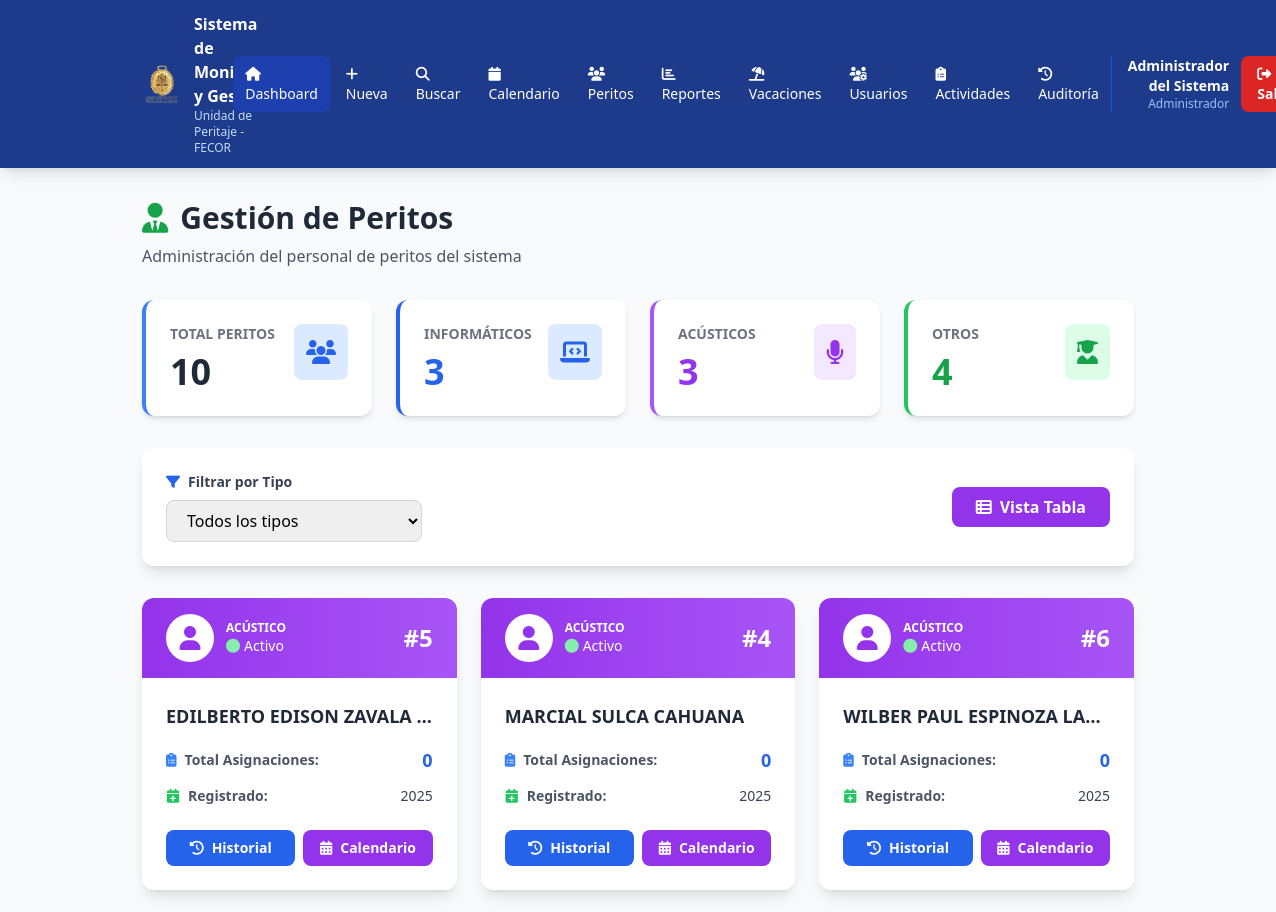
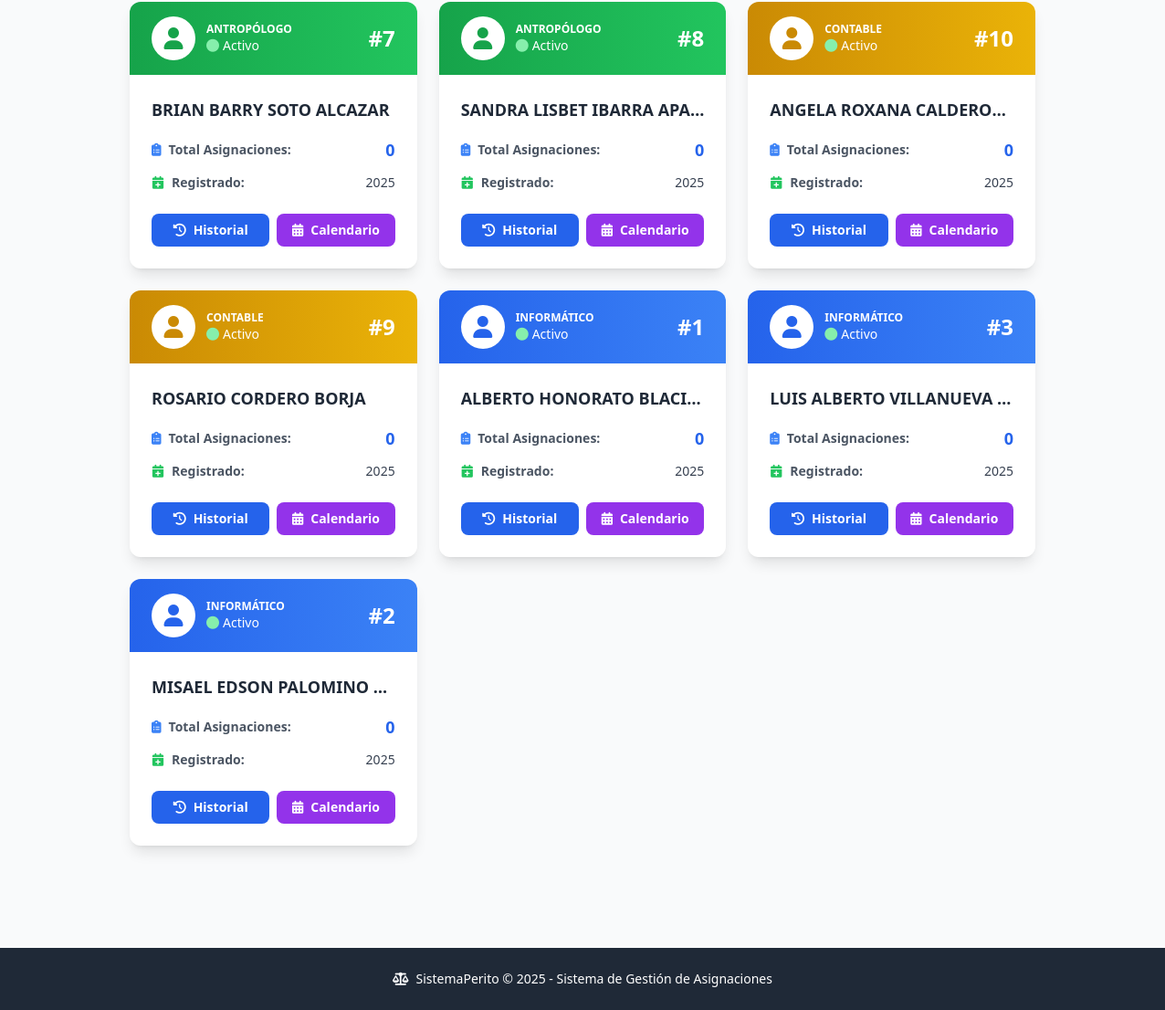
/peritos (signed in), run on the app's committed database (2 pictures, top to bottom).
### tables this page shows
CREATE TABLE peritos (
            id INTEGER PRIMARY KEY AUTOINCREMENT,
            nombre_completo TEXT NOT NULL,
            tipo TEXT NOT NULL,
            estado TEXT DEFAULT 'Activo',
            fecha_creacion TIMESTAMP DEFAULT CURRENT_TIMESTAMP
        );

### app.py (the view)
@app.route('/peritos')
@login_required  # ← AGREGAR
def peritos():
    conn = sqlite3.connect('database.db')
    cursor = conn.cursor()
    cursor.execute('SELECT * FROM peritos ORDER BY tipo, nombre_completo')
    peritos_list = []
    for row in cursor.fetchall():
        cursor.execute('SELECT COUNT(*) FROM asignaciones WHERE perito_id = ?', (row[0],))
        total_asignaciones = cursor.fetchone()[0]
        peritos_list.append({
            'id': row[0],
            'nombre': row[1],
            'tipo': row[2],
            'estado': row[3],
            'total_asignaciones': total_asignaciones
        })
    conn.close()
    return render_template('core/peritos.html', peritos=peritos_list)

### app.py (called while the page is built)
def login_required(f):
    @wraps(f)
    def decorated_function(*args, **kwargs):
        if 'usuario_id' not in session:
            return redirect(url_for('login'))
        return f(*args, **kwargs)
    return decorated_function

### templates/core/peritos.html (shortened to what this page needs)
<!DOCTYPE html>
<html lang="es">
<head>
    <script src="https://cdn.tailwindcss.com"></script>
    <link rel="stylesheet" href="https://cdnjs.cloudflare.com/ajax/libs/font-awesome/6.4.0/css/all.min.css">
</head>
<body class="bg-gray-50">
    <nav class="bg-blue-900 text-white shadow-lg">
        <div class="container mx-auto px-4">
            <div class="flex justify-between items-center py-3">
                <div class="flex items-center space-x-3">
                    <img src="{{ url_for('static', filename='imagenes/logompo.png') }}" alt="Logo" class="w-10 h-10 object-contain">
                    <div class="hidden md:block">
                        <h1 class="text-lx font-bold">Sistema de Monitorio y Gestión</h1>
                        <p class="text-xs text-blue-200">Unidad de Peritaje - FECOR</p>
                    </div>
                </div>
                <div class="flex items-center space-x-1">
                    <a href="/" class="px-3 py-2 bg-blue-800 rounded-lg hover:bg-blue-700 transition text-sm">
                        <i class="fas fa-home mr-1"></i>Dashboard
                    </a>
                    {% if session.rol == 'admin' %}
                    <a href="/nuevo" class="px-3 py-2 rounded-lg hover:bg-blue-800 transition text-sm">
                        <i class="fas fa-plus mr-1"></i>Nueva
                    </a>
                    {% endif %}
                    <a href="/buscar" class="px-3 py-2 rounded-lg hover:bg-blue-800 transition text-sm">
                        <i class="fas fa-search mr-1"></i>Buscar
                    </a>
                    <a href="/calendario" class="px-3 py-2 rounded-lg hover:bg-blue-800 transition text-sm">
                        <i class="fas fa-calendar mr-1"></i>Calendario
                    </a>
                    {% if session.rol == 'admin' %}
                    <a href="/peritos" class="px-3 py-2 rounded-lg hover:bg-blue-800 transition text-sm">
                        <i class="fas fa-users mr-1"></i>Peritos
                    </a>
                    <a href="/reportes" class="px-3 py-2 rounded-lg hover:bg-blue-800 transition text-sm">
                        <i class="fas fa-chart-bar mr-1"></i>Reportes
                    </a>
                    <a href="/vacaciones" class="px-3 py-2 rounded-lg hover:bg-blue-800 transition text-sm">
                        <i class="fas fa-umbrella-beach mr-1"></i>Vacaciones
                    </a>
                    <a href="/usuarios" class="px-3 py-2 rounded-lg hover:bg-blue-800 transition text-sm">
                        <i class="fas fa-users-cog mr-1"></i>Usuarios
                    </a>
                    <a href="/actividades-admin" class="px-3 py-2 rounded-lg hover:bg-blue-800 transition text-sm">
                        <i class="fas fa-clipboard-list mr-1"></i>Actividades
                    </a>
                    <a href="/auditoria" class="px-3 py-2 rounded-lg hover:bg-blue-800 transition text-sm">
                        <i class="fas fa-history mr-1"></i>Auditoría
                    </a>
                    {% endif %}
                </div>
                <div class="flex items-center space-x-3 border-l border-blue-700 pl-4">
                    <div class="text-right hidden md:block">
                        <p class="text-sm font-semibold">{{ session.nombre_completo or session.usuario }}</p>
                        {% if tipo_perito %}
                        <p class="text-xs text-blue-300">Perito {{ tipo_perito }}</p>
                        {% elif session.rol == 'admin' %}
                        <p class="text-xs text-blue-300">Administrador</p>
                        {% endif %}
                    </div>
                    <a href="/logout" class="px-4 py-2 bg-red-600 rounded-lg hover:bg-red-700 transition text-sm font-semibold">
                        <i class="fas fa-sign-out-alt mr-1"></i>Salir
                    </a>
                </div>
            </div>
        </div>
    </nav>
    <div class="container mx-auto px-4 py-8">
        <div class="mb-8 fade-in">
            <h2 class="text-3xl font-bold text-gray-800 mb-2">
                <i class="fas fa-user-tie text-green-600 mr-3"></i>Gestión de Peritos
            </h2>
            <p class="text-gray-600">Administración del personal de peritos del sistema</p>
        </div>
        <div class="grid grid-cols-1 md:grid-cols-4 gap-6 mb-8">
            <div class="bg-white rounded-xl shadow-md p-6 border-l-4 border-blue-500 fade-in">
                <div class="flex justify-between items-start">
                    <div>
                        <p class="text-gray-500 text-sm font-semibold uppercase">Total Peritos</p>
                        <p class="text-4xl font-bold text-gray-800 mt-2" id="totalPeritos">{{ peritos|length }}</p>
                    </div>
                    <div class="bg-blue-100 p-3 rounded-lg">
                        <i class="fas fa-users text-2xl text-blue-600"></i>
                    </div>
                </div>
            </div>
            <div class="bg-white rounded-xl shadow-md p-6 border-l-4 border-blue-600 fade-in" style="animation-delay: 0.1s">
                <div class="flex justify-between items-start">
                    <div>
                        <p class="text-gray-500 text-sm font-semibold uppercase">Informáticos</p>
                        <p class="text-4xl font-bold text-blue-600 mt-2" id="totalInformaticos">0</p>
                    </div>
                    <div class="bg-blue-100 p-3 rounded-lg">
                        <i class="fas fa-laptop-code text-2xl text-blue-600"></i>
                    </div>
                </div>
            </div>
            <div class="bg-white rounded-xl shadow-md p-6 border-l-4 border-purple-500 fade-in" style="animation-delay: 0.2s">
                <div class="flex justify-between items-start">
                    <div>
                        <p class="text-gray-500 text-sm font-semibold uppercase">Acústicos</p>
                        <p class="text-4xl font-bold text-purple-600 mt-2" id="totalAcusticos">0</p>
                    </div>
                    <div class="bg-purple-100 p-3 rounded-lg">
                        <i class="fas fa-microphone text-2xl text-purple-600"></i>
                    </div>
                </div>
            </div>
            <div class="bg-white rounded-xl shadow-md p-6 border-l-4 border-green-500 fade-in" style="animation-delay: 0.3s">
                <div class="flex justify-between items-start">
                    <div>
                        <p class="text-gray-500 text-sm font-semibold uppercase">Otros</p>
                        <p class="text-4xl font-bold text-green-600 mt-2" id="totalOtros">0</p>
                    </div>
                    <div class="bg-green-100 p-3 rounded-lg">
                        <i class="fas fa-user-graduate text-2xl text-green-600"></i>
                    </div>
                </div>
            </div>
        </div>
        <div class="bg-white rounded-xl shadow-lg p-6 mb-8 fade-in">
            <div class="flex flex-col md:flex-row justify-between items-start md:items-center space-y-4 md:space-y-0">
                <div class="flex-1 w-full md:w-auto">
                    <label class="block text-sm font-semibold text-gray-700 mb-2">
                        <i class="fas fa-filter text-blue-600 mr-2"></i>Filtrar por Tipo
                    </label>
                    <select id="filtroTipo"
                            onchange="filtrarPeritos()"
                            class="w-full md:w-64 px-4 py-2 border border-gray-300 rounded-lg focus:ring-2 focus:ring-blue-500 transition">
                        <option value="">Todos los tipos</option>
                    </select>
                </div>
                <div class="flex space-x-3">
                    <button onclick="toggleVista()"
                            id="btnVista"
                            class="px-6 py-2 bg-purple-600 text-white font-semibold rounded-lg hover:bg-purple-700 transition">
                        <i class="fas fa-th-list mr-2"></i>Vista Tabla
                    </button>
                </div>
            </div>
        </div>
        <div id="vistaCards" class="grid grid-cols-1 md:grid-cols-2 lg:grid-cols-3 gap-6 mb-8">
            {% for perito in peritos %}
            <div class="perito-card bg-white rounded-xl shadow-lg overflow-hidden fade-in perito-item"
                 data-tipo="{{ perito.tipo }}"
                 style="animation-delay: {{ loop.index * 0.05 }}s">
                <div class="bg-gradient-to-r
                    {% if perito.tipo == 'Informático' %}from-blue-600 to-blue-500
                    {% elif perito.tipo == 'Acústico' %}from-purple-600 to-purple-500
                    {% elif perito.tipo == 'Antropólogo' %}from-green-600 to-green-500
                    {% else %}from-yellow-600 to-yellow-500{% endif %}
                    px-6 py-4">
                    <div class="flex items-center justify-between">
                        <div class="flex items-center space-x-3">
                            <div class="w-12 h-12 bg-white rounded-full flex items-center justify-center">
                                <i class="fas fa-user text-2xl
                                    {% if perito.tipo == 'Informático' %}text-blue-600
                                    {% elif perito.tipo == 'Acústico' %}text-purple-600
                                    {% elif perito.tipo == 'Antropólogo' %}text-green-600
                                    {% else %}text-yellow-600{% endif %}"></i>
                            </div>
                            <div>
                                <p class="text-white text-xs font-semibold uppercase">{{ perito.tipo }}</p>
                                <p class="text-white text-sm">
                                    {% if perito.estado == 'Activo' %}
                                        <i class="fas fa-circle text-green-300 mr-1"></i>Activo
                                    {% else %}
                                        <i class="fas fa-circle text-red-300 mr-1"></i>Inactivo
                                    {% endif %}
                                </p>
                            </div>
                        </div>
                        <div class="text-white text-2xl font-bold">
                            #{{ perito.id }}
                        </div>
                    </div>
                </div>
                <div class="p-6">
                    <h3 class="text-lg font-bold text-gray-800 mb-4 truncate" title="{{ perito.nombre }}">
                        {{ perito.nombre }}
                    </h3>
                    <div class="space-y-3">
                        <div class="flex justify-between items-center">
                            <span class="text-sm text-gray-600 font-semibold">
                                <i class="fas fa-clipboard-list text-blue-500 mr-2"></i>Total Asignaciones:
                            </span>
                            <span class="text-lg font-bold text-blue-600">{{ perito.total_asignaciones }}</span>
                        </div>
                        <div class="flex justify-between items-center">
                            <span class="text-sm text-gray-600 font-semibold">
                                <i class="fas fa-calendar-plus text-green-500 mr-2"></i>Registrado:
                            </span>
                            <span class="text-sm text-gray-700">{{ perito.fecha_creacion or '2025' }}</span>
                        </div>
                    </div>
                    <div class="mt-6 flex space-x-2">
                        <button onclick="verHistorial({{ perito.id }}, '{{ perito.nombre }}')"
                                class="flex-1 px-4 py-2 bg-blue-600 text-white rounded-lg hover:bg-blue-700 transition text-sm font-semibold">
                            <i class="fas fa-history mr-2"></i>Historial
                        </button>
                        <button onclick="verCalendario({{ perito.id }}, '{{ perito.nombre }}')"
                                class="flex-1 px-4 py-2 bg-purple-600 text-white rounded-lg hover:bg-purple-700 transition text-sm font-semibold">
                            <i class="fas fa-calendar-alt mr-2"></i>Calendario
                        </button>
                    </div>
                </div>
            </div>
            {% endfor %}
        </div>
    </div>
    <footer class="bg-gray-800 text-white mt-12 py-6">
        <div class="container mx-auto px-4 text-center">
            <p class="text-sm">
                <i class="fas fa-balance-scale mr-2"></i>SistemaPerito © 2025 - Sistema de Gestión de Asignaciones
            </p>
        </div>
    </footer>
</body>
</html>

### templates/core/peritos.html (style rules this page uses)
.fade-in { animation: fadeIn 0.5s ease-out; }
.perito-card { transition: all 0.3s ease; }

### data on the page
peritos: tipo "ACÚSTICO", estado "Activo" (drawn), id "5", nombre "EDILBERTO EDISON ZAVALA…", total_asignaciones "0", fecha_creacion "2025"
peritos: tipo "ACÚSTICO", estado "Activo" (drawn), id "4", nombre "MARCIAL SULCA CAHUANA", total_asignaciones "0", fecha_creacion "2025"
peritos: tipo "ACÚSTICO", estado "Activo" (drawn), id "6", nombre "WILBER PAUL ESPINOZA LA…", total_asignaciones "0", fecha_creacion "2025"
peritos: tipo "ANTROPÓLOGO", estado "Activo" (drawn), id "7", nombre "BRIAN BARRY SOTO ALCAZAR", total_asignaciones "0", fecha_creacion "2025"
peritos: tipo "ANTROPÓLOGO", estado "Activo" (drawn), id "8", nombre "SANDRA LISBET IBARRA APA…", total_asignaciones "0", fecha_creacion "2025"
peritos: tipo "CONTABLE", estado "Activo" (drawn), id "10", nombre "ANGELA ROXANA CALDERO…", total_asignaciones "0", fecha_creacion "2025"
peritos: tipo "CONTABLE", estado "Activo" (drawn), id "9", nombre "ROSARIO CORDERO BORJA", total_asignaciones "0", fecha_creacion "2025"
peritos: tipo "INFORMÁTICO", estado "Activo" (drawn), id "1", nombre "ALBERTO HONORATO BLACI…", total_asignaciones "0", fecha_creacion "2025"
peritos: tipo "INFORMÁTICO", estado "Activo" (drawn), id "3", nombre "LUIS ALBERTO VILLANUEVA…", total_asignaciones "0", fecha_creacion "2025"
peritos: tipo "INFORMÁTICO", estado "Activo" (drawn), id "2", nombre "MISAEL EDSON PALOMINO…", total_asignaciones "0", fecha_creacion "2025"

### other printed values
{{ session.nombre_completo or session.usuario }} "Administrador del Sistema"
{{ peritos|length }} "10"
